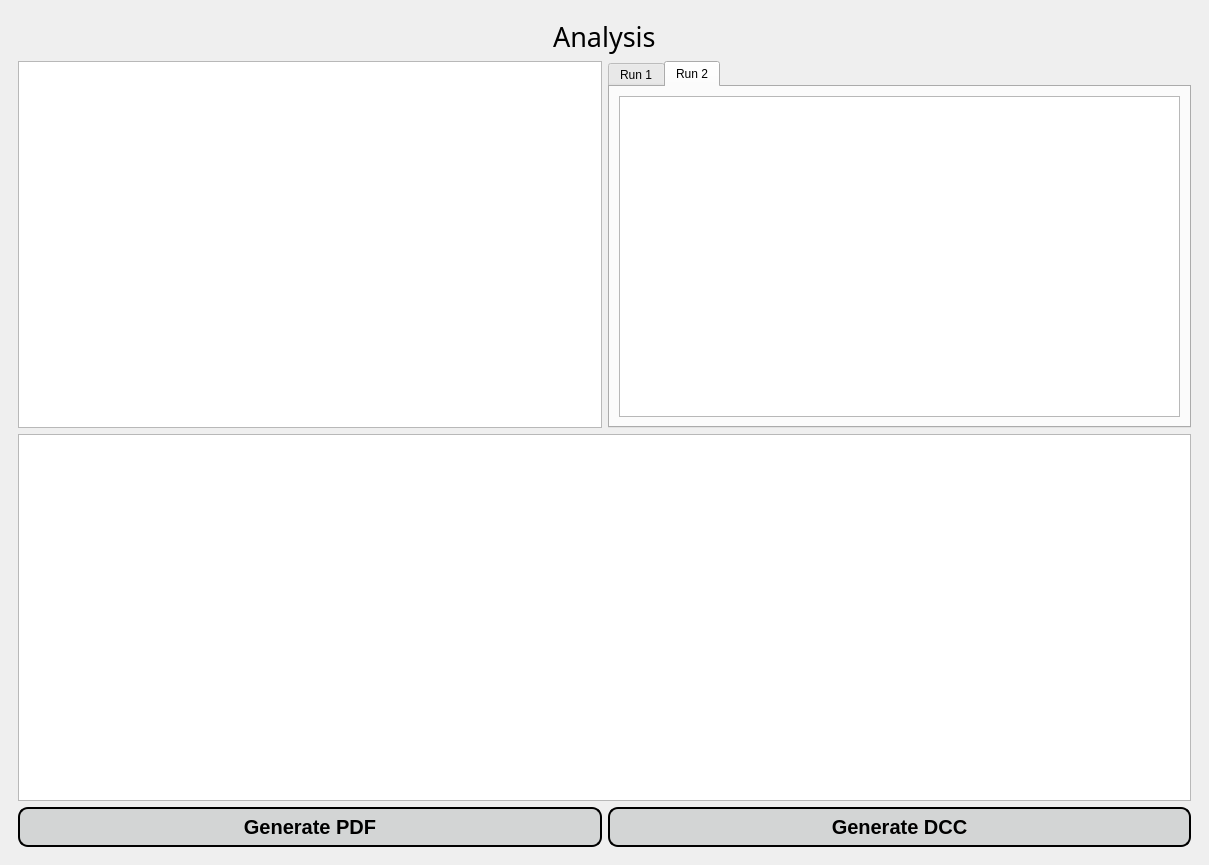
<?xml version="1.0" encoding="UTF-8"?>
<ui version="4.0">
 <class>analysePage</class>
 <widget class="QMainWindow" name="analysePage">
  <property name="geometry">
   <rect>
    <x>0</x>
    <y>0</y>
    <width>1209</width>
    <height>865</height>
   </rect>
  </property>
  <property name="windowTitle">
   <string>Analysis</string>
  </property>
  <widget class="QWidget" name="centralwidget">
   <layout class="QGridLayout" name="gridLayout">
    <item row="0" column="0">
     <widget class="QWidget" name="widget" native="true">
      <layout class="QGridLayout" name="gridLayout_6">
       <item row="0" column="0" alignment="Qt::AlignHCenter">
        <widget class="QLabel" name="headerLabel">
         <property name="font">
          <font>
           <family>SimSun-ExtB</family>
           <pointsize>20</pointsize>
          </font>
         </property>
         <property name="text">
          <string>Analysis</string>
         </property>
        </widget>
       </item>
       <item row="1" column="0">
        <layout class="QVBoxLayout" name="verticalLayout">
         <item>
          <layout class="QHBoxLayout" name="horizontalLayout_2">
           <item>
            <widget class="QGraphicsView" name="resultGraph"/>
           </item>
           <item>
            <widget class="QTabWidget" name="tabWidget_2">
             <property name="currentIndex">
              <number>1</number>
             </property>
             <widget class="QWidget" name="run_3">
              <attribute name="title">
               <string>Run 1</string>
              </attribute>
              <layout class="QGridLayout" name="gridLayout_4">
               <item row="0" column="0">
                <widget class="QTableView" name="run1Table"/>
               </item>
              </layout>
             </widget>
             <widget class="QWidget" name="run_4">
              <attribute name="title">
               <string>Run 2</string>
              </attribute>
              <layout class="QGridLayout" name="gridLayout_5">
               <item row="0" column="0">
                <widget class="QTableView" name="run2Table"/>
               </item>
              </layout>
             </widget>
            </widget>
           </item>
          </layout>
         </item>
         <item>
          <widget class="QTableView" name="resultTable"/>
         </item>
         <item>
          <layout class="QHBoxLayout" name="horizontalLayout_3">
           <item>
            <widget class="QPushButton" name="generatePdfButton">
             <property name="styleSheet">
              <string notr="true">QPushButton{
background-color: rgb(211, 213, 213);
color:black;
border-style:outset;
border-width:2px;
border-radius:10px;
border-color: black;
font:bold 20px;
padding: 6;
}

QPushButton:hover{
background-color: rgb(83, 82, 82);
color: white;
}

QPushButton:pressed{
background-color: white;
}
</string>
             </property>
             <property name="text">
              <string>Generate PDF</string>
             </property>
            </widget>
           </item>
           <item>
            <widget class="QPushButton" name="generateDccButton">
             <property name="styleSheet">
              <string notr="true">QPushButton{
background-color: rgb(211, 213, 213);
color:black;
border-style:outset;
border-width:2px;
border-radius:10px;
border-color: black;
font:bold 20px;
padding: 6;
}

QPushButton:hover{
background-color: rgb(83, 82, 82);
color: white;
}

QPushButton:pressed{
background-color: white;
}
</string>
             </property>
             <property name="text">
              <string>Generate DCC</string>
             </property>
            </widget>
           </item>
          </layout>
         </item>
        </layout>
       </item>
      </layout>
     </widget>
    </item>
   </layout>
  </widget>
 </widget>
 <resources/>
 <connections/>
</ui>
